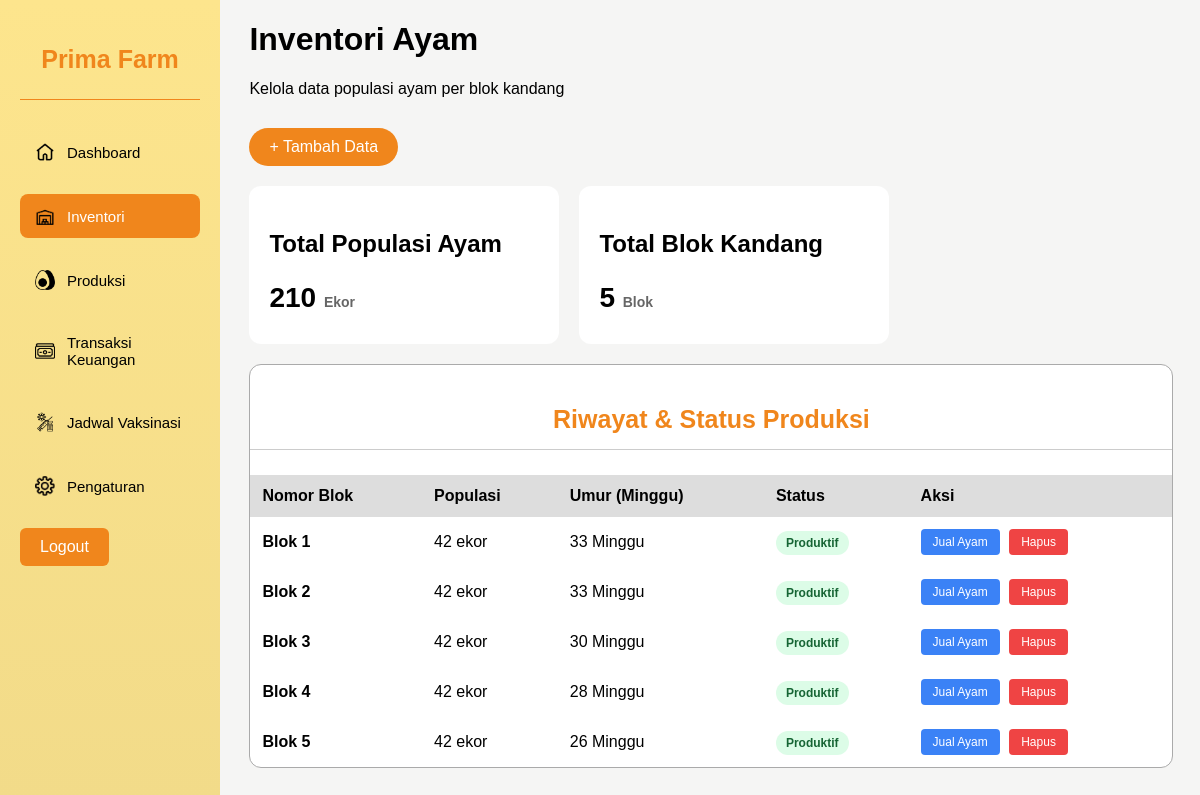
The page /menu_inventori.php (signed in) on the database its author committed.
### tables this page shows
CREATE TABLE `blok_kandang` (
  `id_blok_kandang` int NOT NULL,
  `id_petugas` int DEFAULT NULL,
  `kapasitas_per_blok` int DEFAULT NULL,
  `total_ayam` int DEFAULT NULL,
  `tanggal_pembelian_ayam` date DEFAULT NULL
);

### menu_inventori.php (the view, shortened to what this page needs)
<?php
include("koneksi.php");
$query_ayam = mysqli_query($conn, "SELECT SUM(total_ayam) as total FROM blok_kandang");
$data_ayam = mysqli_fetch_assoc($query_ayam);
$query_kandang = mysqli_query($conn, "SELECT COUNT(id_blok_kandang) as totalkandang FROM blok_kandang");
$data_kandang = mysqli_fetch_assoc($query_kandang);
$query_riwayat = mysqli_query($conn, "
    SELECT
        id_blok_kandang,
        total_ayam,
        kapasitas_per_blok,
        tanggal_pembelian_ayam
    FROM blok_kandang
    ORDER BY id_blok_kandang ASC
");
?>
<!DOCTYPE html>
<html lang="id">
<head>
    <link rel="stylesheet" href="menu.css">
</head>
<body>
    <div class="container">
        <?php include("sidebar.php"); ?>
        <main>
            <h1>Inventori Ayam</h1>
            <p>Kelola data populasi ayam per blok kandang</p>
            <div class="top-bar">
                <a href="inventori.php" class="btn-tambah">+ Tambah Data</a>
            </div>
            <div class="card-container">
                <div class="card">
                    <p>Total Populasi Ayam</p>
                    <h2><?php echo number_format($data_ayam['total'] ?? 0); ?> <span style="font-size: 14px; color: #666;">Ekor</span></h2>
                </div>
                <div class="card">
                    <p>Total Blok Kandang</p>
                    <h2><?php echo $data_kandang['totalkandang'] ?? 0; ?> <span style="font-size: 14px; color: #666;">Blok</span></h2>
                </div>
            </div>
            <div class="table-box">
                <h3>Riwayat & Status Produksi</h3>
                <table>
                    <thead>
                        <tr>
                            <th>Nomor Blok</th>
                            <th>Populasi</th>
                            <th>Umur (Minggu)</th>
                            <th>Status</th>
                            <th>Aksi</th>
                        </tr>
                    </thead>
                    <tbody>
                        <?php if (mysqli_num_rows($query_riwayat) > 0) {
                            while ($row = mysqli_fetch_assoc($query_riwayat)) {
                                $tgl_beli = new DateTime($row['tanggal_pembelian_ayam']);
                                $sekarang = new DateTime();
                                $selisih = $sekarang->diff($tgl_beli);
                                $minggu_sejak_beli = floor($selisih->days / 7);
                                $total_umur_minggu = $minggu_sejak_beli + 18;
                                if ($total_umur_minggu > 90) {
                                    $status = "Afkir"; $class = "afkir";
                                } else {
                                    $status = "Produktif"; $class = "produktif";
                                }
                        ?>
                                <tr>
                                    <td><strong>Blok <?php echo $row['id_blok_kandang']; ?></strong></td>
                                    <td><?php echo number_format($row['total_ayam']); ?> ekor</td>
                                    <td><?php echo $total_umur_minggu; ?> Minggu</td>
                                    <td>
                                        <span class="status-badge <?php echo $class; ?>">
                                            <?php echo $status; ?>
                                        </span>
                                    </td>
                                    <td>
                                        <a href="catatan_penjualan_ayam.php?id_blok=<?php echo $row['id_blok_kandang']; ?>" class="btn-aksi btn-jual">Jual Ayam</a>
                                        <a href="hapus_blok.php?id=<?php echo $row['id_blok_kandang']; ?>"
                                           class="btn-aksi btn-hapus"
                                           onclick="return confirm('Yakin ingin menghapus Blok <?php echo $row['id_blok_kandang']; ?>? Pastikan ayam sudah terjual habis.')">Hapus</a>
                                    </td>
                                </tr>
                        <?php }
                        } else { ?>
                            <tr><td colspan="5" style="text-align: center;">Belum ada data.</td></tr>
                        <?php } ?>
                    </tbody>
                </table>
            </div>
        </main>
    </div>
</body>
</html>

### menu.css (style rules this page uses)
body { background-color: rgb(245, 245, 244); font-family: Arial, sans-serif; margin: 0; }
.container { display: grid; grid-template-columns: 220px auto; height: 100vh; }
.container h3 { font-size: 25px; font-weight: bold; color: #f0861c; text-align: center; }
main { margin-left: 3%; }
.card h2 { font-size: 28px; margin-bottom: 10px; }
.card p { font-size: 24px; font-weight: bold; }
.top-bar { display:flex; justify-content:space-between; align-items:center; margin:20px 0; }
.card h2 { font-size:28px; margin-top:5px; }
.table-box { background:white; border-radius:12px; border:1px solid #aaa; overflow:hidden; margin-top:20px; width: 97%; }
.table-box h3 { padding:15px; border-bottom:1px solid #ccc; }
table { width:100%; border-collapse:collapse; }
th, td { padding:12px; text-align:left; }
thead { background:#ddd; }
.btn-tambah { text-decoration: none; background:#f0861c; color:white; border:none; padding:10px 20px; border-radius:20px; cursor:pointer; margin-right: 20px; margin-top: 10px; }
.card-container { display:flex; gap:20px; margin:20px 0; }
.card { background:#ffffff; padding:20px; border-radius:12px; min-width:270px; }
.table-box { background:white; border-radius:12px; border:1px solid #aaa; margin-top:20px; overflow:hidden; }

### menu_inventori.php (style rules this page uses)
.status-badge { padding: 5px 10px; border-radius: 12px; font-size: 12px; font-weight: bold; }
.produktif { background-color: #dcfce7; color: #166534; }
.btn-aksi { padding: 6px 12px; text-decoration: none; font-size: 12px; border-radius: 4px; margin-right: 5px; display: inline-block; transition: 0.3s; }
.btn-jual { background-color: #3b82f6; color: white; border: none; }
.btn-hapus { background-color: #ef4444; color: white; border: none; }

### rows shown on the page
blok_kandang: id_blok_kandang "1", total_ayam "42", tanggal_pembelian_ayam "Produktif"
blok_kandang: id_blok_kandang "2", total_ayam "42", tanggal_pembelian_ayam "Produktif"
blok_kandang: id_blok_kandang "3", total_ayam "42", tanggal_pembelian_ayam "Produktif"
blok_kandang: id_blok_kandang "4", total_ayam "42", tanggal_pembelian_ayam "Produktif"
blok_kandang: id_blok_kandang "5", total_ayam "42", tanggal_pembelian_ayam "Produktif"

### other values the page prints
$data_ayam['total'] "210"
$data_kandang['totalkandang'] "5"
